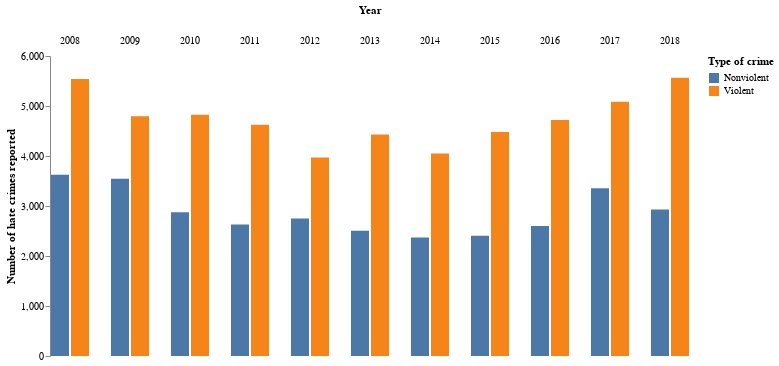

This figure's notebook cell:
### Code cell
years = [2008,2008,2009,2009,2010,2010,2011,2011,2012,2012,2013,2013,2014,2014,2015,2015,2016,2016,2017,2017,2018,2018]
crimes = [5542,3626,4793,3543,4824,2875,4623,2631,3968,2750,4430,2503,4048,2370,4482,2403,4720,2601,5084,3353,5566,2930]
types = ['Violent','Nonviolent','Violent','Nonviolent','Violent','Nonviolent','Violent','Nonviolent','Violent','Nonviolent','Violent','Nonviolent','Violent','Nonviolent','Violent','Nonviolent','Violent','Nonviolent','Violent','Nonviolent','Violent','Nonviolent']

chart_dict = {'Year':years,'Number of hate crimes reported':crimes,'Type of crime':types}
chart_data = pd.DataFrame(chart_dict)

chart = alt.Chart(chart_data).mark_bar().encode(
    column=alt.Column('Year:O'),
    x=alt.X('Type of crime:N',axis=None,title=None),
    y=alt.Y('Number of hate crimes reported:Q',axis=alt.Axis(grid=False)),
    color=alt.Color('Type of crime:N'),
    tooltip=alt.Tooltip(['Year:O','Type of crime:N','Number of hate crimes reported:Q'])
).configure_view(strokeOpacity=0)
chart

#chart.save("grouped_bar.html")

### Figure 1 — Vega-Lite specification as saved in the notebook (floating-point values rounded to 4 significant figures)
{"config": {"view": {"continuousWidth": 400, "continuousHeight": 300, "strokeOpacity": 0}}, "data": {"name": "data-d8c8b6b93b537448880e20f0239a90b4"}, "mark": "bar", "encoding": {"color": {"type": "nominal", "field": "Type of crime"}, "column": {"type": "ordinal", "field": "Year"}, "tooltip": [{"type": "ordinal", "field": "Year"}, {"type": "nominal", "field": "Type of crime"}, {"type": "quantitative", "field": "Number of hate crimes reported"}], "x": {"type": "nominal", "axis": null, "field": "Type of crime", "title": null}, "y": {"type": "quantitative", "axis": {"grid": false}, "field": "Number of hate crimes reported"}}, "$schema": "https://vega.github.io/schema/vega-lite/v4.0.0.json", "datasets": {"data-d8c8b6b93b537448880e20f0239a90b4": [{"Year": 2008, "Number of hate crimes reported": 5542, "Type of crime": "Violent"}, {"Year": 2008, "Number of hate crimes reported": 3626, "Type of crime": "Nonviolent"}, {"Year": 2009, "Number of hate crimes reported": 4793, "Type of crime": "Violent"}, {"Year": 2009, "Number of hate crimes reported": 3543, "Type of crime": "Nonviolent"}, {"Year": 2010, "Number of hate crimes reported": 4824, "Type of crime": "Violent"}, {"Year": 2010, "Number of hate crimes reported": 2875, "Type of crime": "Nonviolent"}, {"Year": 2011, "Number of hate crimes reported": 4623, "Type of crime": "Violent"}, {"Year": 2011, "Number of hate crimes reported": 2631, "Type of crime": "Nonviolent"}, {"Year": 2012, "Number of hate crimes reported": 3968, "Type of crime": "Violent"}, {"Year": 2012, "Number of hate crimes reported": 2750, "Type of crime": "Nonviolent"}, {"Year": 2013, "Number of hate crimes reported": 4430, "Type of crime": "Violent"}, {"Year": 2013, "Number of hate crimes reported": 2503, "Type of crime": "Nonviolent"}, {"Year": 2014, "Number of hate crimes reported": 4048, "Type of crime": "Violent"}, {"Year": 2014, "Number of hate crimes reported": 2370, "Type of crime": "Nonviolent"}, {"Year": 2015, "Number of hate crimes reported": 4482, "Type of crime": "Violent"}, {"Year": 2015, "Number of hate crimes reported": 2403, "Type of crime": "Nonviolent"}, {"Year": 2016, "Number of hate crimes reported": 4720, "Type of crime": "Violent"}, {"Year": 2016, "Number of hate crimes reported": 2601, "Type of crime": "Nonviolent"}, {"Year": 2017, "Number of hate crimes reported": 5084, "Type of crime": "Violent"}, {"Year": 2017, "Number of hate crimes reported": 3353, "Type of crime": "Nonviolent"}, {"Year": 2018, "Number of hate crimes reported": 5566, "Type of crime": "Violent"}, {"Year": 2018, "Number of hate crimes reported": 2930, "Type of crime": "Nonviolent"}]}}
